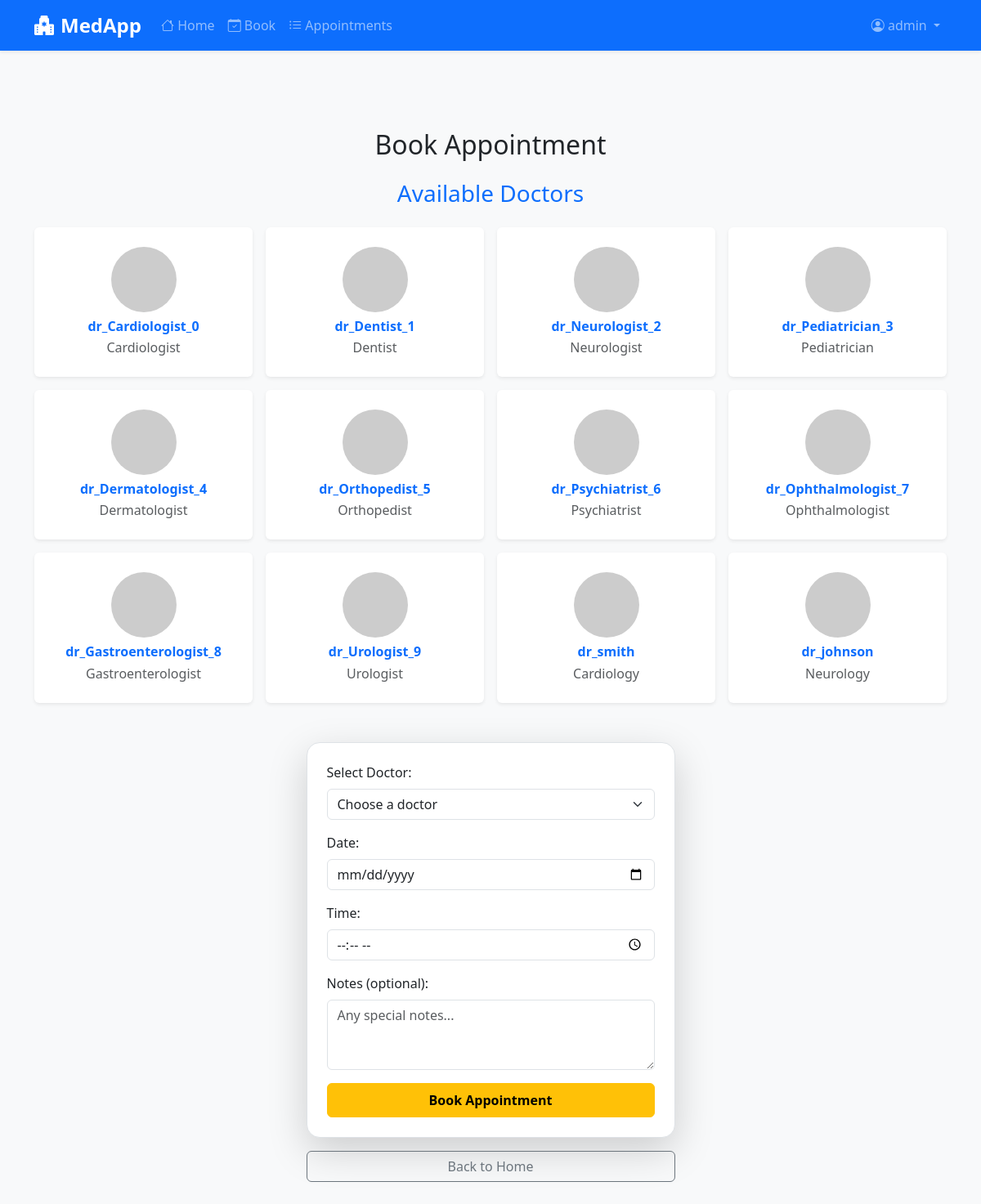
Page /book/ (signed in) on the committed database.
### appointments/models.py (models this page shows, shortened)
class Doctor(models.Model):
    profile = models.OneToOneField(Profile, on_delete=models.CASCADE, limit_choices_to={'role': 'doctor'})
    specialization = models.CharField(max_length=100)
    avatar = models.ImageField(upload_to='doctors/', blank=True, null=True, default='https://ui-avatars.com/api/?name=Doctor&size=256&background=4f46e5&color=fff')
    availability = models.JSONField(default=dict, blank=True)  # e.g. {'monday': ['09:00-12:00', '14:00-18:00']}

class Profile(models.Model):
    ROLE_CHOICES = [
        ('patient', 'Patient'),
        ('doctor', 'Doctor'),
        ('admin', 'Admin'),
    ]
    user = models.OneToOneField(User, on_delete=models.CASCADE)
    role = models.CharField(max_length=10, choices=ROLE_CHOICES, default='patient')
    is_verified = models.BooleanField(default=False)
    created_at = models.DateTimeField(default=timezone.now)

### appointments/views.py (the view, shortened to what this page needs)
# urls.py: path('book/', views.book_appointment, name='book_appointment'),
@login_required
def book_appointment(request):
    doctors = Doctor.objects.all()
    return render(request, 'appointments/book.html', {'doctors': doctors})

### appointments/templates/appointments/book.html (shortened to what this page needs)
{% extends 'base.html' %}
{% block content %}
<div class="container-fluid bg-light py-5">
<div class="container mt-5">
    <h2 class="mb-4 text-center">Book Appointment</h2>
    <h3 class="mb-4 text-center text-primary">Available Doctors</h3>
    <div class="row g-3 mb-5">
        {% for doctor in doctors %}
        <div class="col-6 col-md-4 col-lg-3">
            <div class="card h-100 shadow-sm border-0">
                <div class="card-body d-flex flex-column justify-content-center align-items-center p-4 text-center">
                    <img src="{{ doctor.avatar|default:'https://ui-avatars.com/api/?name=Doctor&size=80&background=4f46e5&color=fff' }}" alt="Dr. {{ doctor.profile.user.username }}" class="rounded-circle mb-2" style="width: 80px; height: 80px; object-fit: cover;">
                    <h6 class="card-title fw-bold mb-1 text-primary">{{ doctor.profile.user.username }}</h6>
                    <p class="card-text text-muted mb-0 fs-6">{{ doctor.specialization }}</p>
                </div>
            </div>
        </div>
        {% empty %}
        <div class="col-12">
            <div class="alert alert-info text-center">
                No doctors available. Please contact admin.
            </div>
        </div>
        {% endfor %}
    </div>
    <div class="row justify-content-center">
        <div class="col-lg-6 col-xl-5">
            <form method="post" class="border p-4 bg-white rounded-4 shadow-lg">
                <div class="mb-3">
                    <label class="form-label">Select Doctor:</label>
                    <select name="doctor" class="form-select" required>
                        <option value="">Choose a doctor</option>
                    </select>
                </div>
                <div class="mb-3">
                    <label class="form-label">Date:</label>
                    <input type="date" name="date" class="form-control" required min="{{ today|date:'Y-m-d' }}">
                </div>
                <div class="mb-3">
                    <label class="form-label">Time:</label>
                    <input type="time" name="time" class="form-control" required>
                </div>
                <div class="mb-3">
                    <label class="form-label">Notes (optional):</label>
                    <textarea name="notes" class="form-control" rows="3" placeholder="Any special notes..."></textarea>
                </div>
                <button type="submit" class="btn btn-warning w-100 py-2 fw-bold">Book Appointment</button>
            </form>
            <a href="{% url 'home' %}" class="btn btn-outline-secondary mt-3 w-100">Back to Home</a>
        </div>
    </div>
</div>
</div>
{% endblock %}

### appointments/templates/base.html (shortened to what this page needs)
<!DOCTYPE html>
<html lang="en">
<head>
    <link href="https://cdn.jsdelivr.net/npm/bootstrap@5.3.3/dist/css/bootstrap.min.css" rel="stylesheet">
    <link href="https://cdn.jsdelivr.net/npm/bootstrap-icons@1.11.3/font/bootstrap-icons.css" rel="stylesheet">
</head>
<body>
    <nav class="navbar navbar-expand-lg navbar-dark bg-primary shadow-sm">
        <div class="container">
            <a class="navbar-brand fw-bold fs-4" href="{% url 'home' %}">
                <i class="bi bi-hospital-fill me-2"></i>MedApp
            </a>
            <div class="collapse navbar-collapse" id="navbarNav">
                <ul class="navbar-nav me-auto">
                    <li class="nav-item">
                        <a class="nav-link" href="{% url 'home' %}"><i class="bi bi-house"></i> Home</a>
                    </li>
                    {% if user.is_authenticated %}
                    <li class="nav-item">
                        <a class="nav-link" href="{% url 'book_appointment' %}"><i class="bi bi-calendar-check"></i> Book</a>
                    </li>
                    <li class="nav-item">
                        <a class="nav-link" href="{% url 'my_appointments' %}"><i class="bi bi-list-ul"></i> Appointments</a>
                    </li>
                    {% endif %}
                </ul>
                <ul class="navbar-nav">
                    {% if user.is_authenticated %}
                    <li class="nav-item dropdown">
                        <a class="nav-link dropdown-toggle" href="#" role="button" data-bs-toggle="dropdown">
                            <i class="bi bi-person-circle"></i> {{ user.username }}
                        </a>
                    </li>
                    {% endif %}
                </ul>
            </div>
        </div>
    </nav>
    <div class="container-fluid">
        {% block content %}
        {% endblock %}
    </div>
</body>
</html>

### appointments/templates/base.html (style rules this page uses)
body { background-color: #f8f9fa; }

### rows in the picture
Doctor: profile.user.username "dr_Cardiologist_0", specialization "Cardiologist"
Doctor: profile.user.username "dr_Dentist_1", specialization "Dentist"
Doctor: profile.user.username "dr_Neurologist_2", specialization "Neurologist"
Doctor: profile.user.username "dr_Pediatrician_3", specialization "Pediatrician"
Doctor: profile.user.username "dr_Dermatologist_4", specialization "Dermatologist"
Doctor: profile.user.username "dr_Orthopedist_5", specialization "Orthopedist"
Doctor: profile.user.username "dr_Psychiatrist_6", specialization "Psychiatrist"
Doctor: profile.user.username "dr_Ophthalmologist_7", specialization "Ophthalmologist"
Doctor: profile.user.username "dr_Gastroenterologist_8", specialization "Gastroenterologist"
Doctor: profile.user.username "dr_Urologist_9", specialization "Urologist"
Doctor: profile.user.username "dr_smith", specialization "Cardiology"
Doctor: profile.user.username "dr_johnson", specialization "Neurology"

### other values in the picture
{{ user.username }} "admin"
